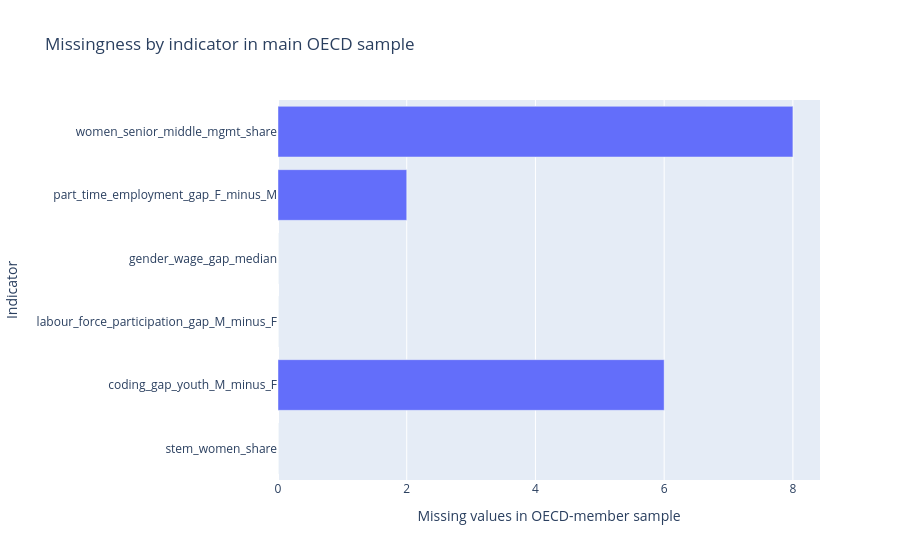

The code cell stored with this chart in its notebook:
### Code cell
# missingness by var visual


fig = px.bar(
    missingness_main,
    x="missing_count",      # по оси X — количество пропусков
    y="variable",           # по оси Y — индикаторы
    orientation="h",        # горизонтальный bar chart
    labels={
        "missing_count": "Missing values in OECD-member sample",
        "variable": "Indicator",
    },
    title="Missingness by indicator in main OECD sample",
)


fig.update_layout(
    xaxis_title="Missing values in OECD-member sample",
    yaxis_title="Indicator",
)

fig.show()

### Figure 1 — Plotly figure (JSON) as saved in the notebook; plotly's stock layout.template omitted (floating-point values rounded to 4 significant figures)
{"data": [{"hovertemplate": "Missing values in OECD-member sample=%{x}<br>Indicator=%{y}<extra></extra>", "legendgroup": "", "marker": {"color": "#636efa", "pattern": {"shape": ""}}, "name": "", "orientation": "h", "showlegend": false, "textposition": "auto", "type": "bar", "x": [0, 6, 0, 0, 2, 8], "xaxis": "x", "y": ["stem_women_share", "coding_gap_youth_M_minus_F", "labour_force_participation_gap_M_minus_F", "gender_wage_gap_median", "part_time_employment_gap_F_minus_M", "women_senior_middle_mgmt_share"], "yaxis": "y"}], "layout": {"barmode": "relative", "legend": {"tracegroupgap": 0}, "title": {"text": "Missingness by indicator in main OECD sample"}, "xaxis": {"anchor": "y", "domain": [0, 1], "title": {"text": "Missing values in OECD-member sample"}}, "yaxis": {"anchor": "x", "domain": [0, 1], "title": {"text": "Indicator"}}}}
